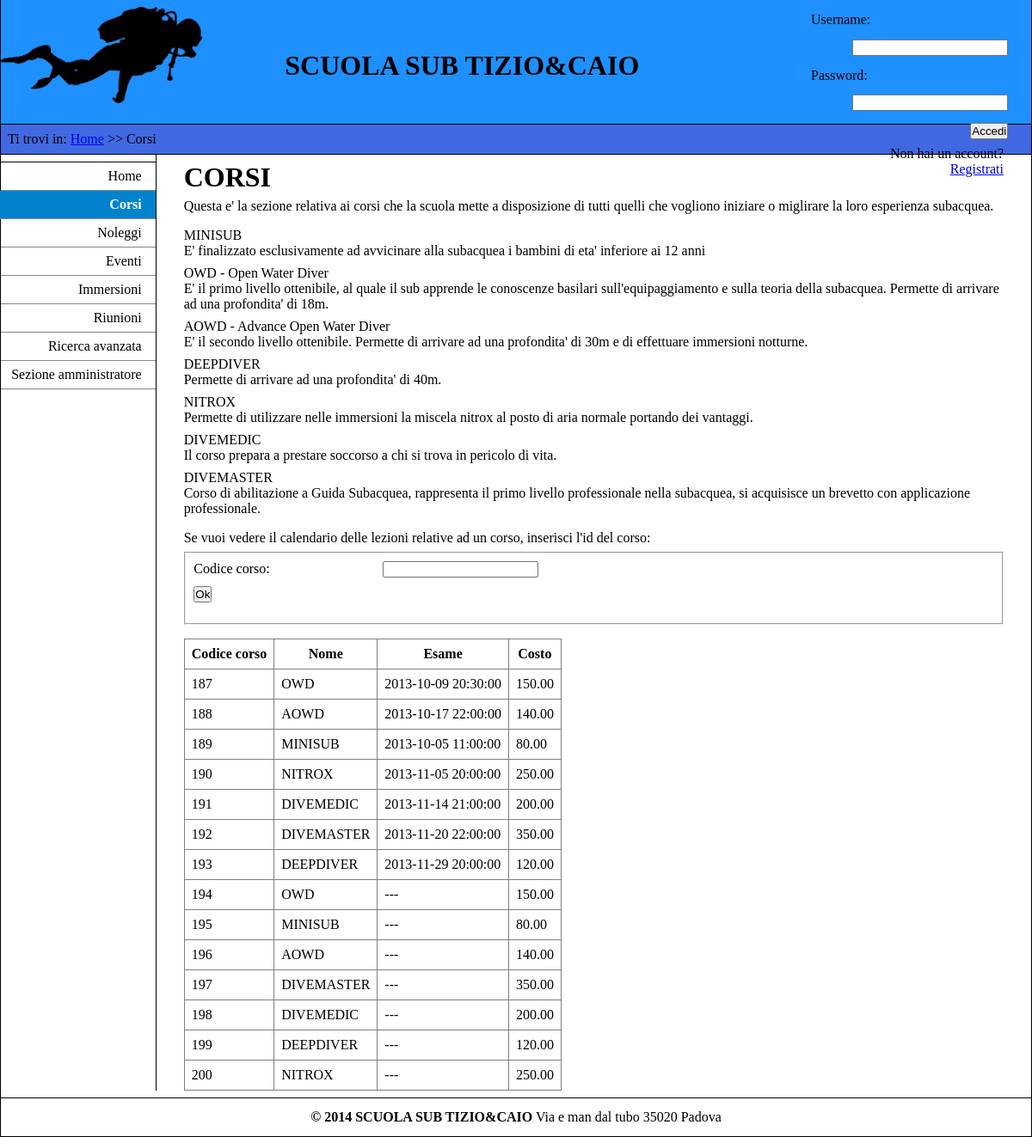
/corsi.php, run on the app's committed database.
### tables this page shows
CREATE TABLE Corsi (
    codcorso        INT PRIMARY KEY,
    nome            VARCHAR(45) NOT NULL,
    esame           DATETIME,
    costo           DECIMAL(10,2) NOT NULL
);

### fun_tabelle.php (the view)
<?php
function table_start($row) {
    echo "<table style= border-collapse:collapse border=\"1\">";
    echo "<tr>";
    foreach ($row as $field)
        echo "<th>$field</th>";
    echo "</tr>";
};
function table_row($row) {
    echo "<tr>";
    foreach ($row as $field)
        if ($field)
            echo "<td>$field</td>";
        else
            echo "<td>---</td>";
    echo "</tr>";
};
function table_end() {
    echo "</table>";
};
?>

### corsi.php (shortened to what this page needs)
<!DOCTYPE html>
<html>
    <head>
        <link rel="stylesheet" href="stile.css" type="text/css" media="screen"/>
    </head>
    <body>
        <div id="header">
            <img src="sub.png" id="headImg"/>
            <h1>SCUOLA SUB TIZIO&CAIO</h1>
            <div id="headerutility">
                <?php
                require_once ("barralogin.php");
                barralog();
                ?>
            </div>
        </div>
        <div id="breadcrumb">
            Ti trovi in: <a href="index.php"> Home</a> >> Corsi
        </div>
        <div id="nav">
            <ul>
                <li><a tabindex="1" href="index.php" class="blocco"><span xml:lang="en">Home</span></a></li>
                <li id="active">Corsi</li>
                <li><a tabindex="2" href="noleggi.php" class="blocco">Noleggi</a></li>
                <li><a tabindex="3" href="eventi.php" class="blocco">Eventi</a></li>
                <li><a tabindex="4" href="immersioni.php" class="blocco">Immersioni</a></li>
                <li><a tabindex="5" href="riunioni.php" class="blocco">Riunioni</a></li>
                <li><a tabindex="6" href="cercaadvance.php" class="blocco">Ricerca avanzata</a></li>
                <li><a tabindex="7" href="sezioneamm.php" class="blocco">Sezione amministratore</a></li>
            </ul>
        </div>
        <div id="content">
            <h1>CORSI</h1>
            <p>Questa e' la sezione relativa ai corsi che la scuola mette a disposizione di tutti
                quelli che vogliono iniziare o miglirare la loro esperienza subacquea.</p>
            <div id="corsi">
                <dl>
                    <dt>MINISUB</dt>
                    <dd>E' finalizzato esclusivamente ad avvicinare alla subacquea i bambini di eta' inferiore ai 12 anni</dd>
                    <dt>OWD - Open Water Diver</dt>
                    <dd>E' il primo livello ottenibile, al quale il sub apprende le conoscenze basilari sull'equipaggiamento
                        e sulla teoria della subacquea. Permette di arrivare ad una profondita' di 18m.</dd>
                    <dt>AOWD - Advance Open Water Diver</dt>
                    <dd>E' il secondo livello ottenibile. Permette di arrivare ad una profondita' di 30m e di effettuare immersioni notturne.</dd>
                    <dt>DEEPDIVER</dt>
                    <dd>Permette di arrivare ad una profondita' di 40m.</dd>
                    <dt>NITROX</dt>
                    <dd>Permette di utilizzare nelle immersioni la miscela nitrox al posto di aria normale portando dei vantaggi.</dd>
                    <dt>DIVEMEDIC</dt>
                    <dd>Il corso prepara a prestare soccorso a chi si trova in pericolo di vita.</dd>
                    <dt>DIVEMASTER</dt>
                    <dd>Corso di abilitazione a Guida Subacquea, rappresenta il primo livello professionale nella subacquea,
                        si acquisisce un brevetto con applicazione professionale.</dd>
                </dl>
            </div>
            <p>Se vuoi vedere il calendario delle lezioni relative ad un corso, inserisci l'id del corso:</p>
            <form class="fc" action = "lezioni.php" method = "post">
                <fieldset>
                    <div>
                        <label>Codice corso:</label>
                        <input type = "text" name = "codcorso"/>
                    </div>
                    <div id="pulsanti">
                        <input type = "submit" value = "Ok"/>
                    </div>
                </fieldset>
            </form>
            <?php
            $conn = connect();
            $query = "SELECT * FROM Corsi";
            $result = mysql_query($query, $conn) or die("Query fallita" . mysql_error($conn));
            require_once ("fun_tabelle.php");
            table_start(array("Codice corso", "Nome", "Esame", "Costo"));
            while ($row = mysql_fetch_row($result))
                table_row($row);
            table_end();
            ?>
        </div>
        <div id="footer">
            <strong>&copy; 2014 SCUOLA SUB TIZIO&CAIO</strong> Via e man dal tubo 35020 Padova
        </div>
    </body>
</html>

### barralogin.php (shortened to what this page needs)
<?php
function barralog() {
    if (empty($_SESSION['username'])) {
        echo<<<END
        <form action = "autenticazione.php" method = "post">
            <label>Username:</label>
            <input type="text" name="username" />
            <label>Password:</label><input type="password" name="password" maxlength="9" />
            <input id="accedi" type="submit" value="Accedi"/>
        </form>
        <p>Non hai un account? <a href="autenticazione_registra.php">Registrati</a></p>
END;
    }
}
?>

### stile.css (style rules this page uses)
*, html, body { margin: 0em; padding: 0em; }
body { border-left-style: solid; border-right-style: solid; border-left-width: thin; border-right-width: thin; }
#header { vertical-align: middle; border-bottom-style: solid; border-bottom-width: thin; height: 9em; background-color: #1E90FF; }
#header #headImg { width: auto; height: 7em; float: left; padding-top: 0.5em; }
#header h1 { float: left; margin-left: 3em; padding-top: 1.8em; }
#header #headerutility { float: right; text-align: right; width: 16em; height: 9em; }
#header #headerutility label { clear: both; float: left; margin-top: 0.9em; }
#header #headerutility p { margin-top: 0.5em; text-align: right; width: 12em; float: right; margin-right: 2em; }
#header #headerutility input { margin-top: 1em; margin-right: 2em; }
#breadcrumb { clear: both; border-bottom-style: solid; border-bottom-width: thin; padding-top: 0.5em; padding-bottom: 0.5em; padding-left: 0.5em; background-color: #4169E1; }
#nav { clear: both; float: left; width: 15%; line-height: 1.5em; padding-top: 0.5em; padding-bottom: 0.5em; border-right-style: solid; border-right-width: thin; }
#nav ul { list-style: none; border-top-style: solid; border-top-width: thin; }
#nav li { clear: both; float: right; background-color: white; width: 100%; text-align: right; line-height: 2em; min-height: 2em; border-bottom-style: solid; border-bottom-width: thin; border-color: #888888; }
#nav #active { font-size: medium; font-weight: bold; background-color: #0082CC; color: white; padding-right: 1em; }
#nav a.blocco { display: block; text-decoration: none; font-size: medium; color: black; padding-right: 1em; }
#content { min-height: 100%; height: 100%; margin-left: 15%; padding-top: 0.5em; padding-left: 2em; padding-right: 2em; border-left-style: solid; border-left-width: thin; border-collapse: collapse; }
#content .fc { width: auto; height: auto; margin-bottom: 1em; }
#content .fc div { margin-top: 0.6em; margin-left: 0.6em; }
#content .fc div label { width: 220px; display: block; float: left; }
#content .fc #pulsanti { margin-bottom: 1.5em; }
#content .fc #pulsanti input { margin-right: 1em; }
#content p { margin: 0.4em auto; }
#content #corsi { margin-top: 1em; margin-bottom: 1em; }
#content #corsi dt { margin-top: 0.5em; }
#content table { margin: 0.5em; margin-left: 0em; }
#content table tbody tr th, #content table tbody tr td { padding: 0.5em; }
#footer { clear: both; text-align:center; vertical-align: middle; border-style: solid; border-width: thin; border-left-style: none; border-right-style: none; padding: 0.8em; }

### data on the page
corsi: codcorso "187", nome "OWD", esame "2013-10-09 20:30:00", costo "150.00"
corsi: codcorso "188", nome "AOWD", esame "2013-10-17 22:00:00", costo "140.00"
corsi: codcorso "189", nome "MINISUB", esame "2013-10-05 11:00:00", costo "80.00"
corsi: codcorso "190", nome "NITROX", esame "2013-11-05 20:00:00", costo "250.00"
corsi: codcorso "191", nome "DIVEMEDIC", esame "2013-11-14 21:00:00", costo "200.00"
corsi: codcorso "192", nome "DIVEMASTER", esame "2013-11-20 22:00:00", costo "350.00"
corsi: codcorso "193", nome "DEEPDIVER", esame "2013-11-29 20:00:00", costo "120.00"
corsi: codcorso "194", nome "OWD", costo "150.00"
corsi: codcorso "195", nome "MINISUB", costo "80.00"
corsi: codcorso "196", nome "AOWD", costo "140.00"
corsi: codcorso "197", nome "DIVEMASTER", costo "350.00"
corsi: codcorso "198", nome "DIVEMEDIC", costo "200.00"
corsi: codcorso "199", nome "DEEPDIVER", costo "120.00"
corsi: codcorso "200", nome "NITROX", costo "250.00"

### other printed values
$field "Codice corso"
$field "Nome"
$field "Esame"
$field "Costo"
